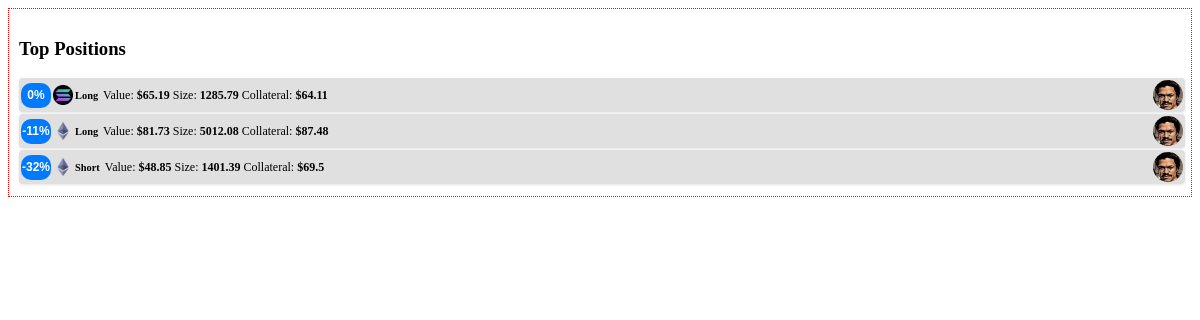
The app's page /positions/top_positions, older data.
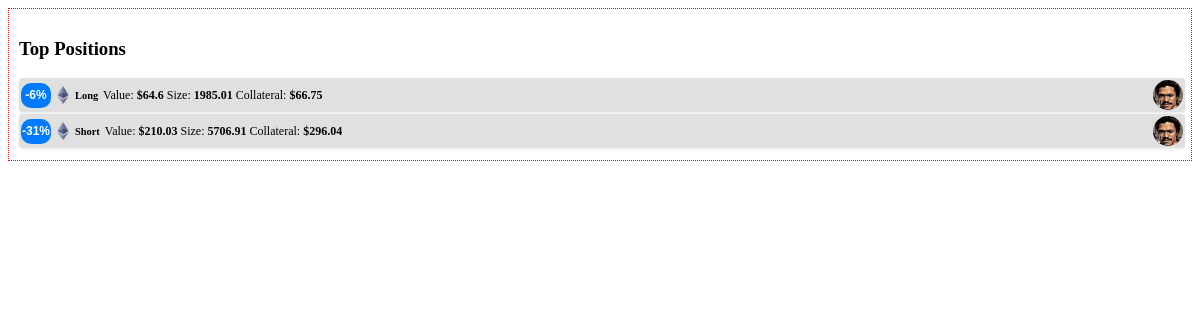
The same page, newer data.
### tables this page shows
CREATE TABLE positions (
        id TEXT PRIMARY KEY,
        asset_type TEXT,
        position_type TEXT,
        entry_price REAL,
        liquidation_price REAL,
        current_travel_percent REAL,
        value REAL,
        collateral REAL,
        size REAL,
        leverage REAL,
        wallet_name TEXT,
        last_updated DATETIME,
        alert_reference_id TEXT,
        hedge_buddy_id TEXT,
        current_price REAL,
        liquidation_distance REAL,
        heat_index REAL,
        current_heat_index REAL,
        pnl_after_fees_usd REAL
    );

### positions/positions_bp.py (the view)
@positions_bp.route("/top_positions", methods=["GET"])
@positions_bp.route("/top_positions", methods=["GET"])
def show_top_positions():
    try:
        all_positions = PositionService.get_all_positions(DB_PATH)
        valid_positions = [pos for pos in all_positions if pos.get("current_travel_percent") is not None]
        top_positions = sorted(valid_positions, key=lambda pos: pos["current_travel_percent"], reverse=True)[:3]
        bottom_positions = sorted(valid_positions, key=lambda pos: pos["current_travel_percent"])[:3]
        print("DEBUG: Alert States for Top Positions:")
        for pos in top_positions:
            print("Top Position - ID: {}, Alert State: {}".format(pos.get("id", "unknown"),
                                                                  pos.get("alert_state", "N/A")))
        print("DEBUG: Alert States for Bottom Positions:")
        for pos in bottom_positions:
            print("Bottom Position - ID: {}, Alert State: {}".format(pos.get("id", "unknown"),
                                                                     pos.get("alert_state", "N/A")))
        return render_template("top_positions.html", top_positions=top_positions, bottom_positions=bottom_positions)
    except Exception as e:
        print("Error retrieving top positions: {}".format(e))
        return render_template("top_positions.html", top_positions=[], bottom_positions=[])

### data/data_locker.py (called while the page is built)
    @classmethod
    def get_instance(cls, db_path: Optional[str] = None) -> 'DataLocker':
        if cls._instance is None:
            cls._instance = cls(db_path)
        return cls._instance

    def read_positions(self) -> List[dict]:
        cursor = self.conn.cursor()
        cursor.execute("SELECT * FROM positions")
        rows = cursor.fetchall()
        return [dict(row) for row in rows]

### launch_pad.py (called while the page is built)
@app.context_processor
def update_theme_context():
    config_path = current_app.config.get("CONFIG_PATH", CONFIG_PATH)
    try:
        with open(config_path, 'r') as f:
            conf = json.load(f)
    except Exception as e:
        conf = {}
    theme = {}
    theme_config = conf.get("theme_config", {})
    selected = theme_config.get("selected_profile", "")
    if selected:
        theme = theme_config.get("profiles", {}).get(selected, {})
    return dict(theme=theme)

### positions/position_service.py (called while the page is built)
    @staticmethod
    def get_all_positions(db_path: str = DB_PATH) -> List[Dict[str, Any]]:
        try:
            dl = DataLocker.get_instance(db_path)
            raw_positions = dl.read_positions()
            positions = []
            for pos in raw_positions:
                pos_dict = { key: pos[key] for key in pos.keys() }
                enriched = PositionService.enrich_position(pos_dict)
                positions.append(enriched)
            return positions
        except Exception as e:
            logger.error(f"Error retrieving positions: {e}", exc_info=True)
            raise

### positions/positions_bp.py (called while the page is built)
@positions_bp.context_processor
def update_theme_context():
    config_path = current_app.config.get("CONFIG_PATH", CONFIG_PATH)
    try:
        with open(config_path, 'r') as f:
            config = json.load(f)
    except Exception as e:
        logger.error(f"Error loading theme config: {e}", exc_info=True)
        config = {}
    theme = {
        'sidebar': {
            'bg': config.get('sidebar_bg', 'bg-primary'),
            'color_mode': config.get('sidebar_mode', 'dark')
        },
        'navbar': {
            'bg': config.get('navbar_bg', 'bg-secondary'),
            'color_mode': config.get('navbar_mode', 'dark')
        }
    }
    return dict(theme=theme)

### utils/calc_services.py (called while the page is built)
    def calculate_value(self, position):
        size = float(position.get("size", 0.0))
        return round(size, 2)

    def calculate_leverage(self, size: float, collateral: float) -> float:
        if size <= 0 or collateral <= 0:
            return 0.0
        return round(size / collateral, 2)

### templates/top_positions.html (shortened to what this page needs)
<div class="invisible-container" style="border: 1px dotted red; padding: 10px;">
  <div class="card">
    <div class="card-header">
      <h3 class="card-title">Top Positions</h3>
    </div>
    <div class="card-body">
      {% if top_positions %}
        {% for pos in top_positions %}
          {% set box_class = "text-bg-blue" %}
          {% if pos.alert_state == "alert-low" %}
            {% set box_class = "text-bg-success" %}
          {% elif pos.alert_state == "alert-medium" %}
            {% set box_class = "text-bg-warning" %}
          {% elif pos.alert_state == "alert-high" %}
            {% set box_class = "text-bg-danger" %}
          {% endif %}
          <div class="info-box">
            <span class="info-box-icon {{ box_class }} text-white">
              <span class="small-percentage">
                {{ pos.current_travel_percent | round(0, 'floor') | int }}%
              </span>
            </span>
            <div class="info-box-content">
              <div class="info-box-asset">
                <span class="info-box-extra">
                  <img src="{{ url_for('static', filename='images/' ~ pos.asset_type|lower ~ '_logo.png') }}"
                       alt="{{ pos.asset_type }} Logo"
                       onerror="this.onerror=null;this.src='{{ url_for('static', filename='images/default_logo.png') }}';">
                  <span>{{ pos.position_type }}</span>
                </span>
                <div class="info-box-details">
                  <span>Value: <strong>${{ pos.value }}</strong></span>
                  <span>Size: <strong>{{ pos.size }}</strong></span>
                  <span>Collateral: <strong>${{ pos.collateral }}</strong></span>
                </div>
              </div>
            </div>
            <div class="info-box-wallet">
              <img src="{{ pos.wallet_image or url_for('static', filename='images/landovault.jpg') }}"
                   alt="Wallet Logo"
                   onerror="this.onerror=null;this.src='{{ url_for('static', filename='images/landovault.jpg') }}';">
            </div>
          </div>
        {% endfor %}
      {% endif %}
    </div>
  </div>
</div>

### templates/top_positions.html (style rules this page uses)
.invisible-container .card-body { display: block !important; overflow: visible !important; height: auto !important; }
.info-box { display: flex; align-items: center; background-color: #e0e0e0; padding: 2px !important; border-radius: 4px; box-shadow: 0 1px 3px rgba(0, 0, 0, 0.1); margin-bottom: 2px !important; width: 100% !important; }
.info-box-wallet { margin-left: auto; display: flex; align-items: center; }
.info-box-wallet img { border-radius: 50%; width: 30px; height: 30px; }
.info-box-asset { display: flex; align-items: center; gap: 3px; }
.info-box-extra { display: inline-flex; align-items: center; font-size: 0.6rem; margin: 0; }
.info-box-extra img { vertical-align: middle; width: 20px; height: 20px; }
.info-box-extra span { margin-left: 2px; }
.info-box-extra span:last-child { font-size: 0.65rem; font-weight: bold; }
.info-box-icon { width: 30px; height: 25px; line-height: 25px; display: flex; align-items: center; justify-content: center; border-radius: 10px; margin-right: 2px; }
.text-bg-blue { background-color: #007bff !important; }
.small-percentage { font-size: 0.75rem !important; font-weight: bold !important; font-family: 'Nunito', sans-serif; color: white !important; margin-right: 0 !important; }
.info-box-details { display: flex; gap: 3px; font-size: 0.75rem; align-items: center; margin-left: 2px; }

Row changes from the older to the newer data that the page shows:
removed positions: current_travel_percent "0", shows a picture, position_type "Long", value "65.19", size "1285.79", collateral "64.11"
changed positions "Long": current_travel_percent "-11" → "-6"; value "81.73" → "64.6"; size "5012.08" → "1985.01"; collateral "87.48" → "66.75"
changed positions "Short": current_travel_percent "-32" → "-31"; value "48.85" → "210.03"; size "1401.39" → "5706.91"; collateral "69.5" → "296.04"
